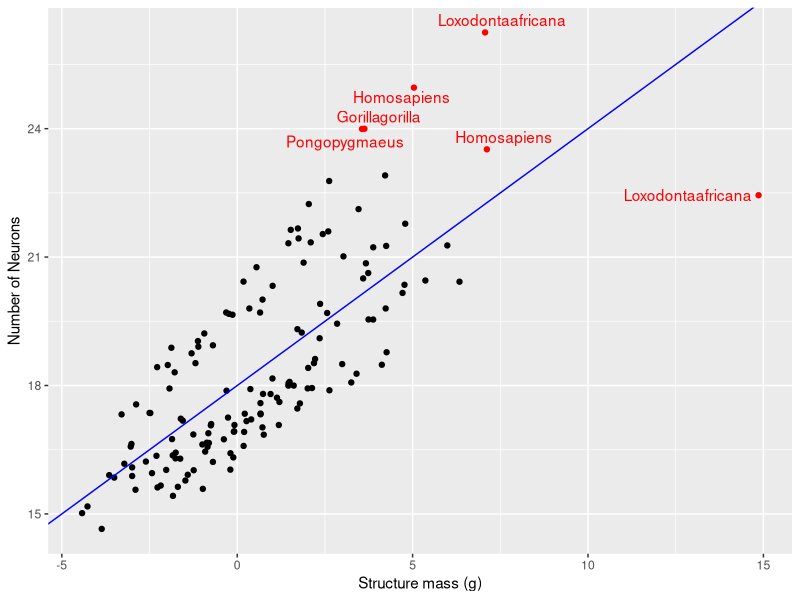
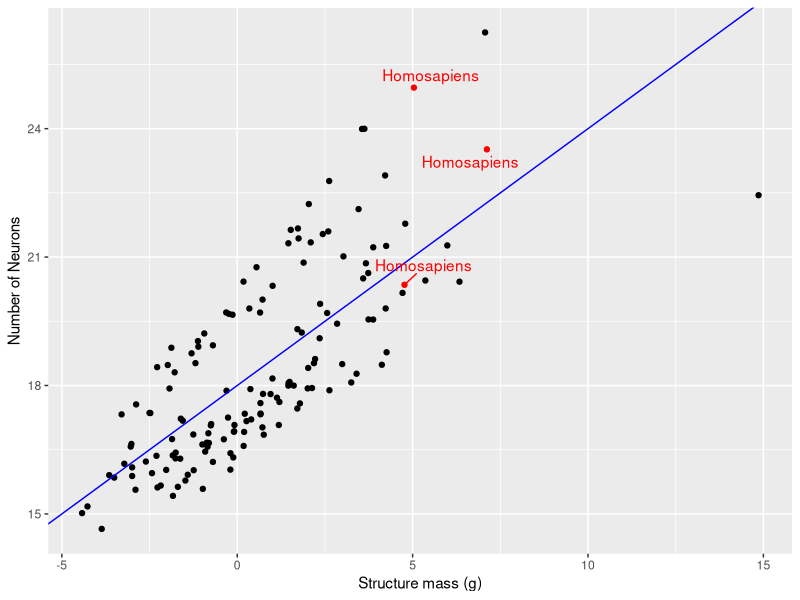

These charts were generated, in order, by the following R code:
## ---- chunk 1
knitr::opts_chunk$set(echo = TRUE)
library(ggplot2)
library(magrittr)
library(gdata)
library(ggrepel)

## ---- chunk 2
hh <- read.csv("../data/cleaned/herculano-houtzel-all.csv")
## ---- chunk 3

#define reg_func for abline

reg_func <- lm(log(N_neurons) ~ log(Mass_g), data = hh)
coeff = coefficients(reg_func)
slp = round(coeff[2],1)
inp = round(coeff[1],1)

#equation of the regression line

eq = paste0("y = ", slp, "*x + ", inp)
## ---- chunk 4
x <- log(hh$Mass_g)
y <- log(hh$N_neurons)
#plot the data
hh %>%
    ggplot() +
    aes(x = x, y = y) +
    labs(x = "Structure mass (g)", y = "Number of Neurons") +
    geom_point(col = ifelse((x > 2*IQR(x)| y> 7.5*IQR(y)), "red", "black")) +
    geom_abline(intercept = inp, slope = slp, color = "blue", size = 0.5) +
    geom_text_repel(aes(label = ifelse((x > 2*IQR(x)| y> 7.5*IQR(y)), paste0(Species), "")), col = "red")
## ---- chunk 5

centerText(eq)

## ---- chunk 6
#plot same data with only 'homosapiens' labelled

hh %>%
    ggplot() +
    aes(x = x, y = y) +
    labs(x = "Structure mass (g)", y = "Number of Neurons") +
    geom_point(col = ifelse(hh$Species == "Homosapiens", "red", "black")) +
    geom_abline(intercept = inp, slope = slp, color = "blue", size = 0.5) +
    geom_text_repel(aes(label = ifelse(hh$Species == "Homosapiens", paste0(Species), "")), col = "red")

# dataplot + stat_smooth(method="lm", se=FALSE) --> smooth line

#Another way of plotting graph

# lm_func = lm(log(N_neurons) ~ log(Mass_g), data = hh)
# plot(log(N_neurons) ~ log(Mass_g), data=hh, main="Neurons vs mass") + abline(lm_func, col="red")
